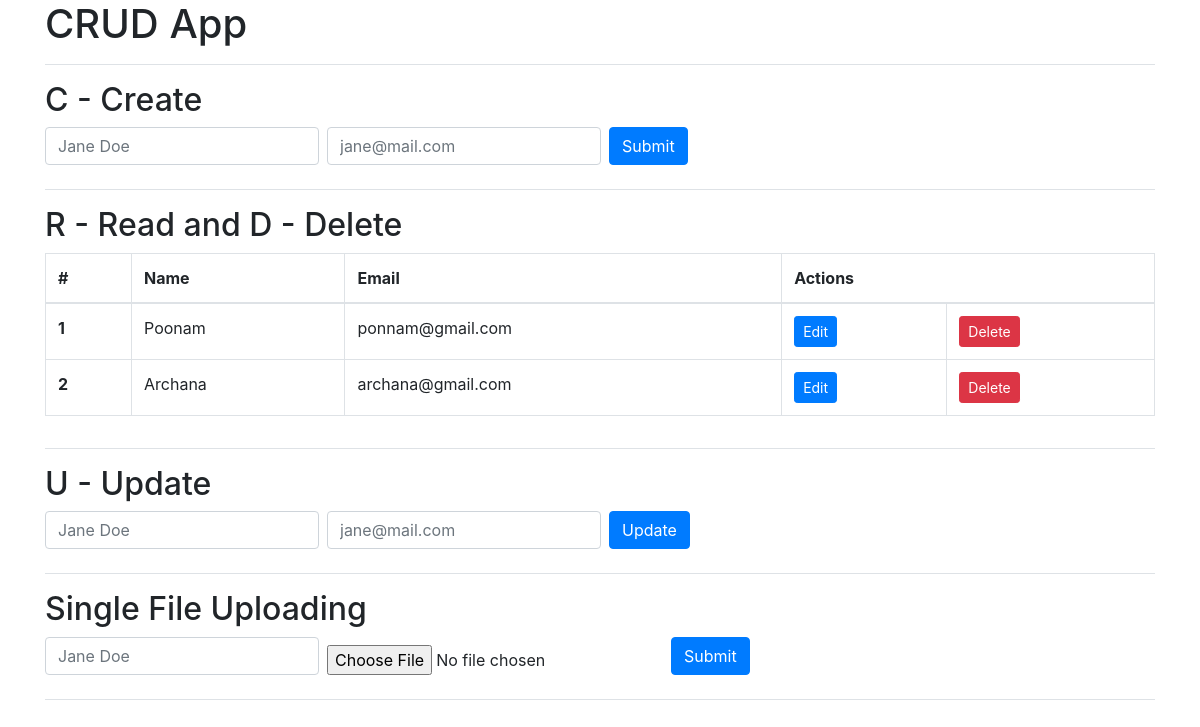
Before: / with the older database file.
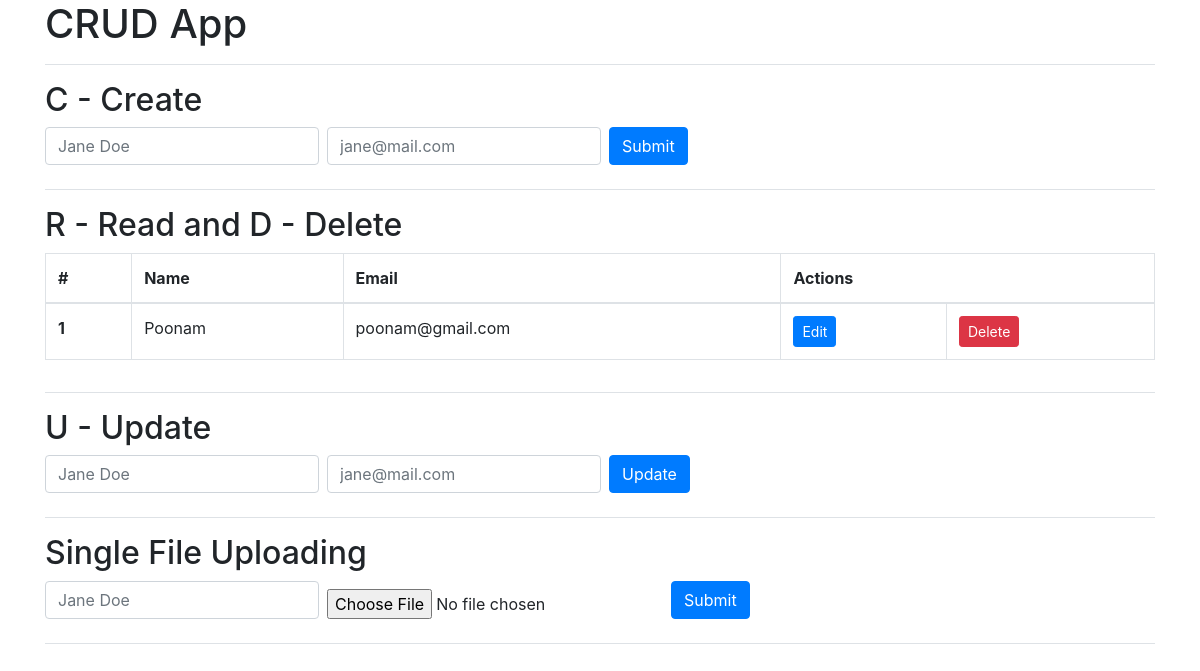
After: the same page with the newer database file.
### tables this page shows
CREATE TABLE `participants` (
  `ptcpt_id` int(11) NOT NULL,
  `ptcpt_name` text NOT NULL,
  `ptcpt_email` text NOT NULL
);

### models/participants/get_participants.php (called while the page is built, shortened)
<?php
require_once __DIR__ . '/../connection.php';
$sql = "SELECT * FROM participants";
$result = mysqli_query($dbcon, $sql);
$participants = [];
if (mysqli_num_rows($result) > 0) {
  while($row = mysqli_fetch_assoc($result)) {
    $participants[] = $row;
  }
}
?>

### index.php (the view, shortened to what this page needs)
<!DOCTYPE html>
<html>
<head>
  <link rel="stylesheet" href="https://cdn.jsdelivr.net/npm/bootstrap@4.6.0/dist/css/bootstrap.min.css">
</head>
<body>
  <div class="container">
    <h1 class="mb-3 pb-3 border-bottom">CRUD App</h1>
    <h2>C - Create</h2>
    <form class="form-inline mb-3 pb-3 border-bottom" id="crud_form_for_create">
      <input type="text" class="form-control mb-2 mr-sm-2" id="name" name="name" placeholder="Jane Doe" autocomplete="off">
      <input type="email" class="form-control mb-2 mr-sm-2" id="email" name="email" placeholder="jane@mail.com" autocomplete="off">
      <button type="submit" class="btn btn-primary mb-2">Submit</button>
    </form>
    <h2>R - Read and D - Delete</h2>
    <div class="mb-3 pb-3 border-bottom">
      <table class="table table-bordered">
        <thead>
          <tr>
            <th scope="col">#</th>
            <th scope="col">Name</th>
            <th scope="col">Email</th>
            <th scope="col" colspan="2">Actions</th>
          </tr>
        </thead>
        <tbody>
          <?php
          require_once(__DIR__.'/./models/participants/get_participants.php');
          foreach ($participants as $key => $participant) :
          ?>
          <tr>
            <th scope="row"><?= $participant['ptcpt_id']; ?></th>
            <td><?= $participant['ptcpt_name']; ?></td>
            <td><?= $participant['ptcpt_email']; ?></td>
            <td><button class="btn btn-primary btn-sm btn-edit" data-id="<?= $participant['ptcpt_id']; ?>" data-name="<?= $participant['ptcpt_name']; ?>" data-email="<?= $participant['ptcpt_email']; ?>">Edit</button></td>
            <td><button class="btn btn-danger btn-sm btn-del" data-id="<?= $participant['ptcpt_id']; ?>">Delete</td>
          </tr>
          <?php
          endforeach;
          ?>
        </tbody>
      </table>
    </div>
    <h2>U - Update</h2>
    <form class="form-inline mb-3 pb-3 border-bottom" id="crud_form_for_update">
      <input type="text" class="form-control mb-2 mr-sm-2" id="name" name="name" placeholder="Jane Doe" autocomplete="off">
      <input type="email" class="form-control mb-2 mr-sm-2" id="email" name="email" placeholder="jane@mail.com" autocomplete="off">
      <button type="submit" class="btn btn-primary mb-2">Update</button>
    </form>
    <h2>Single File Uploading</h2>
    <form class="form-inline mb-3 pb-3 border-bottom" id="file_upload_form" enctype="multipart/form-data">
      <input type="text" class="form-control mb-2 mr-sm-2" id="name" name="name" placeholder="Jane Doe" autocomplete="off">
      <input type="file" id="your_file" name="your_file" />
      <button type="submit" class="btn btn-primary mb-2">Submit</button>
    </form>
  </div>
</body>
</html>

Changed rows visible on the page:
removed participants: ptcpt_id "2", ptcpt_name "Archana", ptcpt_email "archana@gmail.com"
changed participants "Poonam": ptcpt_email "ponnam@gmail.com" → "poonam@gmail.com"
